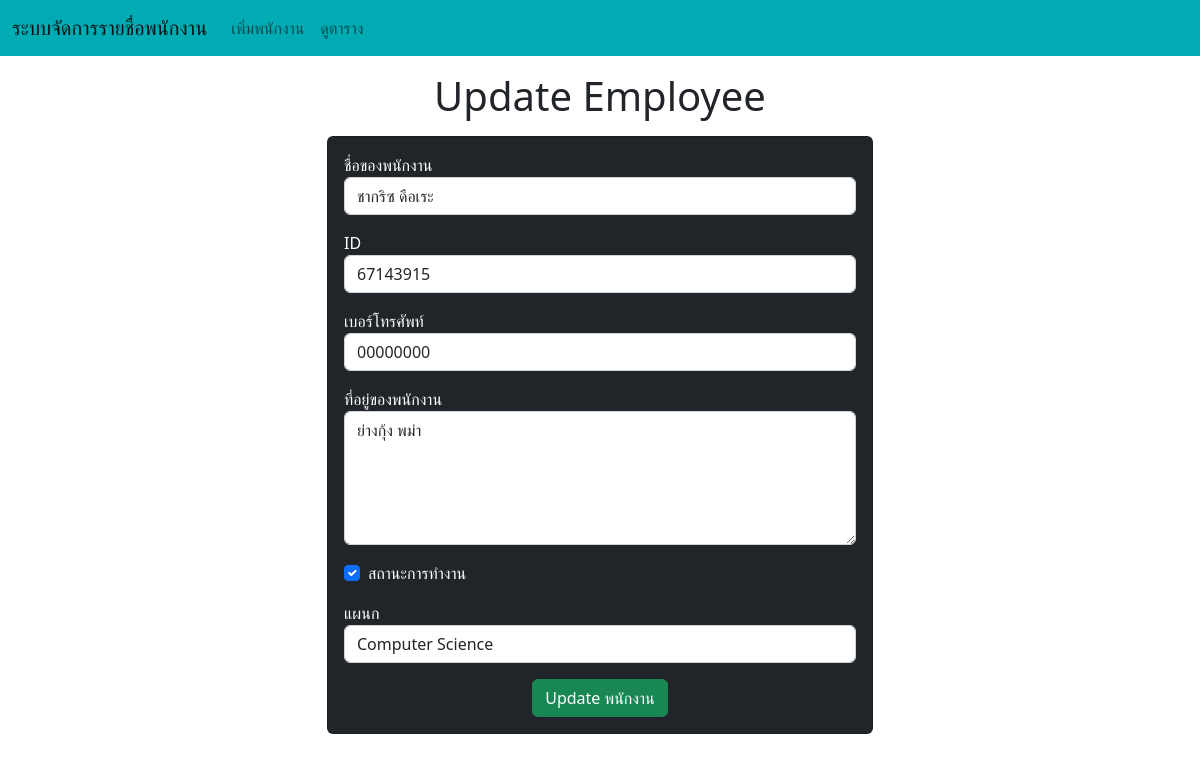
The page /emp/update-emp/13 on the database its author committed.
### emp/models.py (models this page shows, shortened)
class Emp(models.Model):
    name=models.CharField(max_length=200)
    emp_id=models.CharField(max_length=200)
    phone=models.CharField(max_length=10)
    address=models.CharField(max_length=150)
    working=models.BooleanField(default=True)
    department=models.CharField(max_length=200)

### emp/views.py (the view)
# urls.py: path("update-emp/<int:emp_id>",update_emp),
def update_emp(request,emp_id):
    emp=Emp.objects.get(pk=emp_id)
    print("Yes Bhai")
    return render(request,"emp/update_emp.html",{
        'emp':emp
    })

### templates/emp/update_emp.html (shortened to what this page needs)
<!doctype html>
<html lang="en">
  <head>
    <link href="https://cdn.jsdelivr.net/npm/bootstrap@5.2.2/dist/css/bootstrap.min.css" rel="stylesheet">
  </head>
  <body>
    {% include 'emp/navbar.html' %}
    <h1 class="text-center my-3">Update Employee</h1>
    <div class="container">
      <div class="row">
        <div class="col-md-6 offset-md-3">
          <div class="card bg-dark text-white">
            <div class="card-body">
              <form action="/emp/do-update-emp/{{emp.id}}" method="POST">
                <div class="mb-3">
                  <label for="name">ชื่อของพนักงาน</label>
                  <input
                    id="name"
                    type="text"
                    class="form-control"
                    placeholder="ใส่ชื่อพนักงาน"
                    name="emp_name"
                    value="{{emp.name}}"
                  />
                </div>
                <div class="mb-3">
                  <label for="id">ID</label>
                  <input
                    id="id"
                    type="text"
                    class="form-control"
                    placeholder="ใส่ id"
                    name="emp_id"
                    value="{{emp.emp_id}}"
                  />
                </div>
                <div class="mb-3">
                  <label for="phone">เบอร์โทรศัพท์</label>
                  <input
                    id="phone"
                    type="text"
                    class="form-control"
                    placeholder="ใส่เบอร์โทรศัพท์"
                    name="emp_phone"
                    value="{{emp.phone}}"
                  />
                </div>
                <div class="mb-3">
                  <label for="address">ที่อยู่ของพนักงาน</label>
                  <textarea
                    name="emp_address"
                    id="address"
                    rows="5"
                    class="form-control"
                  >{{emp.address}}</textarea>
                </div>
                <div class="mb-3 form-check">
                  <label for="working">สถานะการทำงาน</label>
                  <input {% if emp.working %} checked {% endif %} id="working" name="emp_working" type="checkbox" class="form-check-input">
                </div>
                <div class="mb-3 ">
                  <label for="department">แผนก</label>
                  <select value="{{emp.department}}" name="emp_department" id="department" class="form-control">
                      <option value="CSE">Computer Science</option>
                  </select>
                </div>
                <div class="container text-center">
                    <button class="btn btn-success">
                        Update พนักงาน
                    </button>
                </div>
              </form>
            </div>
          </div>
        </div>
      </div>
    </div>
  </body>
</html>

### rows shown on the page
Emp: emp_name "ชากริซ ดือเระ", emp_id "67143915", emp_phone "00000000", emp_address "ย่างกุ้ง พม่า", working "☑", emp_department "Computer Science"
